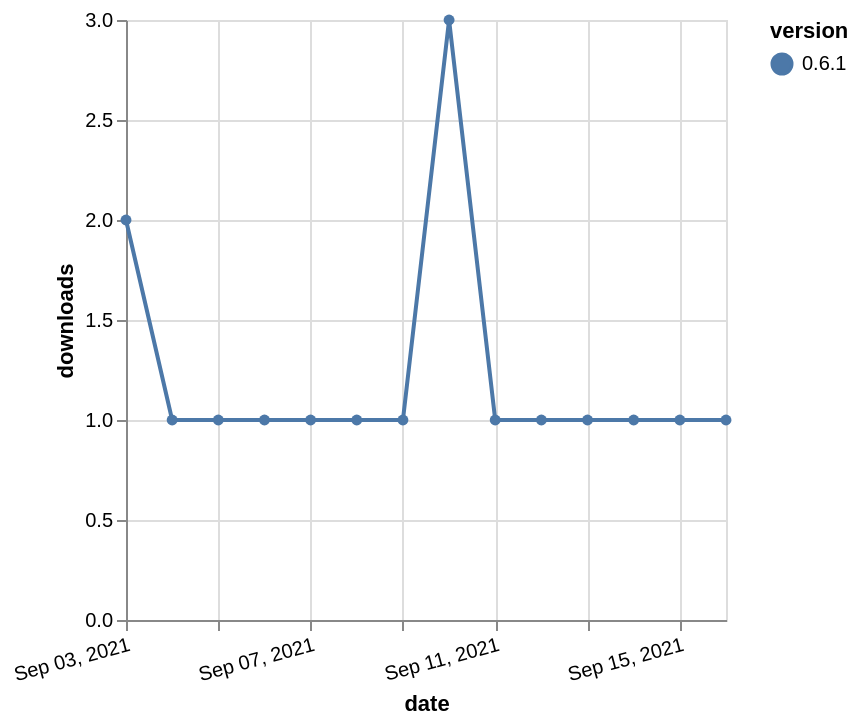

Specify this chart in Vega-Lite:
### Vega-Lite specification from a JSON file in a GitHub repository (floating-point values rounded to 4 significant figures)
{"$schema": "https://vega.github.io/schema/vega-lite/v5.json", "description": "A simple bar chart with embedded data.", "data": {"values": [{"date": "2021-09-03", "total": 122, "delta": 2, "version": "0.6.1"}, {"date": "2021-09-04", "total": 123, "delta": 1, "version": "0.6.1"}, {"date": "2021-09-05", "total": 124, "delta": 1, "version": "0.6.1"}, {"date": "2021-09-06", "total": 125, "delta": 1, "version": "0.6.1"}, {"date": "2021-09-07", "total": 126, "delta": 1, "version": "0.6.1"}, {"date": "2021-09-08", "total": 127, "delta": 1, "version": "0.6.1"}, {"date": "2021-09-09", "total": 128, "delta": 1, "version": "0.6.1"}, {"date": "2021-09-10", "total": 131, "delta": 3, "version": "0.6.1"}, {"date": "2021-09-11", "total": 132, "delta": 1, "version": "0.6.1"}, {"date": "2021-09-12", "total": 133, "delta": 1, "version": "0.6.1"}, {"date": "2021-09-13", "total": 134, "delta": 1, "version": "0.6.1"}, {"date": "2021-09-14", "total": 135, "delta": 1, "version": "0.6.1"}, {"date": "2021-09-15", "total": 136, "delta": 1, "version": "0.6.1"}, {"date": "2021-09-16", "total": 137, "delta": 1, "version": "0.6.1"}]}, "width": "container", "mark": {"type": "line", "point": {"filled": true}}, "encoding": {"x": {"field": "date", "type": "temporal", "timeUnit": "yearmonthdate", "title": "date", "axis": {"labelAngle": -15}}, "y": {"field": "delta", "type": "quantitative", "title": "downloads"}, "color": {"field": "version", "type": "nominal"}, "tooltip": {"field": "delta"}}}
